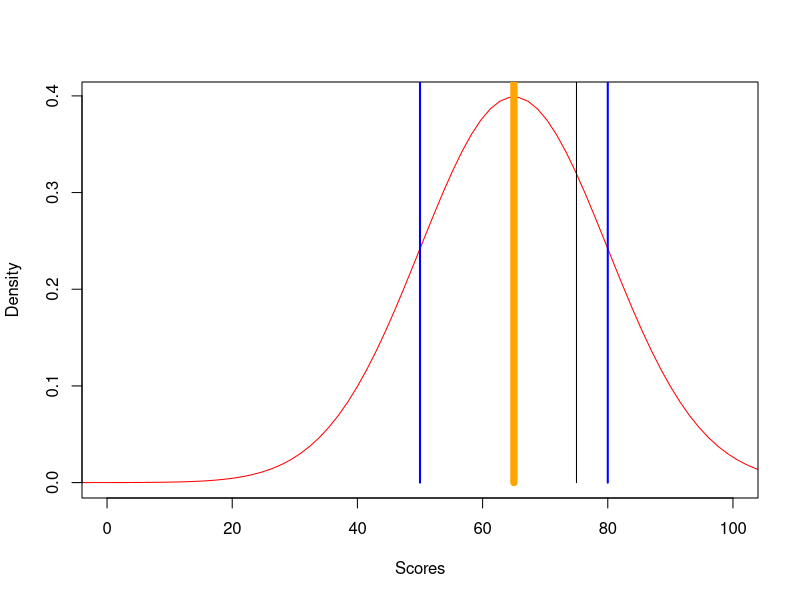

The R script that drew this image:
## ---- chunk 1
knitr::opts_chunk$set(echo = FALSE)
## ---- chunk 2
zVals <- seq (-5,5, length = 100)
x <- 65 + zVals * 15
y <- dnorm(zVals)

plot(x, y, xlim=c(0,100), col = "red", type = "l", xlab = "Scores", ylab = "Density")

lines(c(65, 65), c(0, 1), col="orange", lwd=7)
lines(c(50, 50), c(0,1), col = "blue", lwd = 2)
lines(c(80, 80), c(0,1), col = "blue", lwd = 2)
lines(c(75,75), c(0,1), col = "black", lwd = 1)
